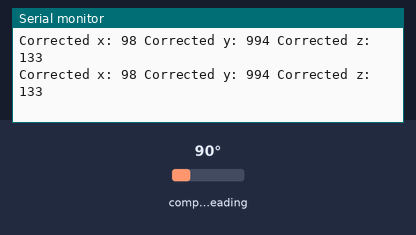
This sketch was run on a simulated Arduino Uno, built for the host (arithmetic inside an expression is 32-bit, double 64-bit). Shown: the last lines printed to the serial monitor. Wiring (inferred from the names in the program): HMC5883L compass at I2C address 0x1E. The test bench sets the inputs (shaded band); at power-on: compass heading 90°.

Above: at 1.2 s.
1.3 s: compass heading set to 7°
At 1.72 s:
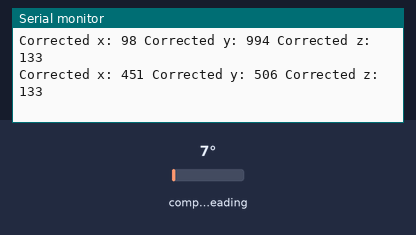
2.8 s: compass heading set to 180°
At 2.98 s:
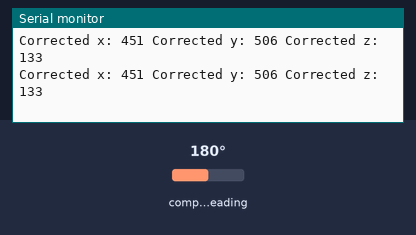
Timing chart, 0 to 5.8 s (numbered marks = the images above; inputs shaded):
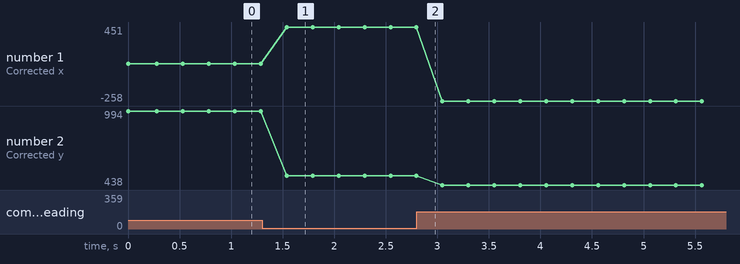

The sketch:

MagnetometerNoLibrary.ino
```cpp
#include <Wire.h>

// I2C Pins
#define I2C_SDA 18
#define I2C_SCL 16

// Create a custom I2C bus
TwoWire custom_i2c_bus = TwoWire(0);

#define HMC5883L_ADDR 0x1E // I2C address of HMC5883

bool haveHMC5883L = false;

int16_t xOffset = -110;  // X-axis offset
int16_t yOffset = -316;  // Y-axis offset
int16_t zOffset = -509;  // Z-axis offset

int16_t xScale = 1122;   // X-axis scale
int16_t yScale = 720;    // Y-axis scale
int16_t zScale = 817;    // Z-axis scale

bool detectHMC5883L()
{
  custom_i2c_bus.beginTransmission(HMC5883L_ADDR);
  custom_i2c_bus.write(10); // Select Identification register A
  custom_i2c_bus.endTransmission();
  custom_i2c_bus.requestFrom(HMC5883L_ADDR, 3);
  if (3 == custom_i2c_bus.available())
  {
    char a = custom_i2c_bus.read();
    char b = custom_i2c_bus.read();
    char c = custom_i2c_bus.read();
    if (a == 'H' && b == '4' && c == '3')
    {
      return true;
    }
  }
  return false;
}

void setup()
{
  Serial.begin(9600);
  Serial.println("GY271 TEST");

  // Initialize your custom I2C bus
  custom_i2c_bus.begin(I2C_SDA, I2C_SCL);

  // Uncomment the following line if pullup resistors are needed
  // custom_i2c_bus.setClockStretchLimit(2000);
}

void loop() {
  bool detect = detectHMC5883L();

  if (!haveHMC5883L) {
    if (detect) {
      haveHMC5883L = true;
      Serial.println("We have HMC5883L, moving on");

      custom_i2c_bus .beginTransmission(HMC5883L_ADDR);
      custom_i2c_bus .write(0x02); // Select mode register
      custom_i2c_bus .write(0x00); // Continuous measurement mode
      custom_i2c_bus .endTransmission();
    } else {
      Serial.println("No HMC5883L detected!");
      delay(2000);
      return;
    }
  } else {
    if (!detect) {
      haveHMC5883L = false;
      Serial.println("Lost connection to HMC5883L!");
      delay(2000);
      return;
    }
  }

  int16_t x, y, z; // Triple axis data

  custom_i2c_bus .beginTransmission(HMC5883L_ADDR);
  custom_i2c_bus .write(0x03); // Select register 3, X MSB register
  custom_i2c_bus .endTransmission();

  custom_i2c_bus .requestFrom(HMC5883L_ADDR, 6);
  if (6 <= custom_i2c_bus .available()) {
    x = custom_i2c_bus .read() << 8; // X MSB
    x |= custom_i2c_bus .read();      // X LSB
    z = custom_i2c_bus .read() << 8; // Z MSB
    z |= custom_i2c_bus .read();      // Z LSB
    y = custom_i2c_bus .read() << 8; // Y MSB
    y |= custom_i2c_bus .read();      // Y LSB
  }

  // Apply corrections
    x = (x - xOffset) * 1000 / xScale; // Apply offset and scale corrections
    y = (y - yOffset) * 1000 / yScale;
    z = (z - zOffset) * 1000 / zScale;

    Serial.print("Corrected x: ");
    Serial.print(x);
    Serial.print(" Corrected y: ");
    Serial.print(y);
    Serial.print(" Corrected z: ");
    Serial.println(z);

  delay(250);
}
```

Measured:
- after the input at 1.3 s, the serial monitor: prints a new line after 0.24 s (image 1)
- plotted number 1: 98 → 451 after the input at 1.3 s, 451 → -258 after the input at 2.8 s
- plotted number 2: 994 → 506 after the input at 1.3 s, 506 → 438 after the input at 2.8 s
